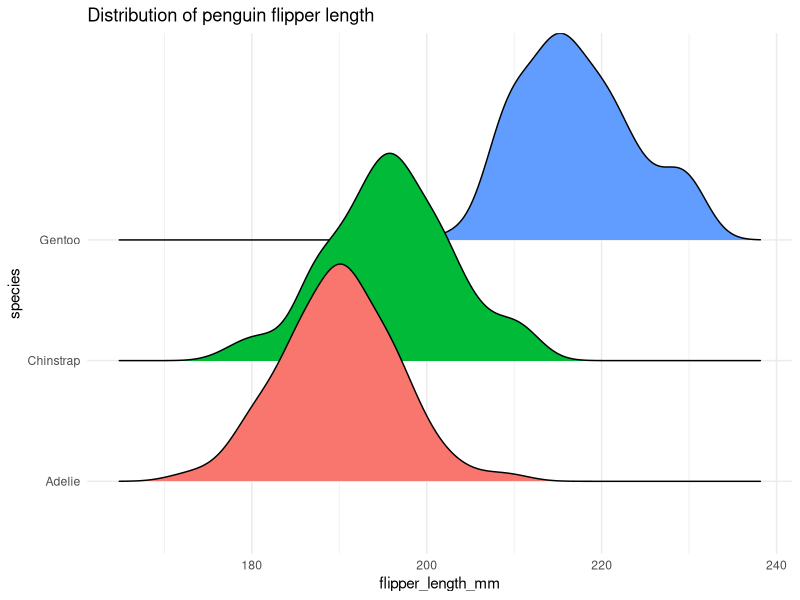
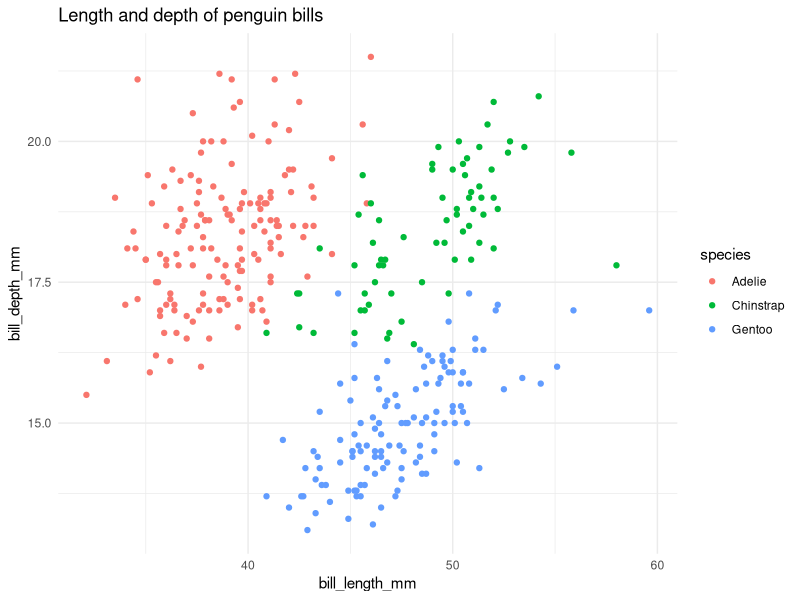

These charts were generated, in order, by the following R code:
# Example R script for Git tutorial
# Alice Lepissier 
# alepissier@bren.ucsb.edu

## ## ## ## ## ## ## ## ## ## ##
# INDEX                     ####
## ## ## ## ## ## ## ## ## ## ##
# Preamble
# Plotting penguin data



## ## ## ## ## ## ## ## ## ## ##
# PREAMBLE                  ####
## ## ## ## ## ## ## ## ## ## ##

library(ggridges)
library(here)
library(palmerpenguins)
library(tidyverse)



## ## ## ## ## ## ## ## ## ## ##
# PLOTTING PENGUIN DATA     ####
## ## ## ## ## ## ## ## ## ## ##

summary(penguins)

viz <- ggplot(penguins, 
              aes(x = flipper_length_mm, y = species, fill = species)) +
  geom_density_ridges() +
  theme_minimal() +
  theme(legend.position = "none") +
  labs(title = "Distribution of penguin flipper length")
ggsave(here("Figures", "Flipper-length.png"),
       width = 6, height = 5, units = "in")

viz <- ggplot(penguins, 
       aes(x = bill_length_mm, y = bill_depth_mm, color = species)) + 
  geom_point() +
  theme_minimal() +
  labs(title = "Length and depth of penguin bills")
ggsave(here("Figures", "Bill-features.png"),
       width = 6, height = 5, units = "in")
# this is a new comment



## ## ## ## ## ## ## ## ## ## ##

## ## ## ## ## ## ## ## ## ## ##
